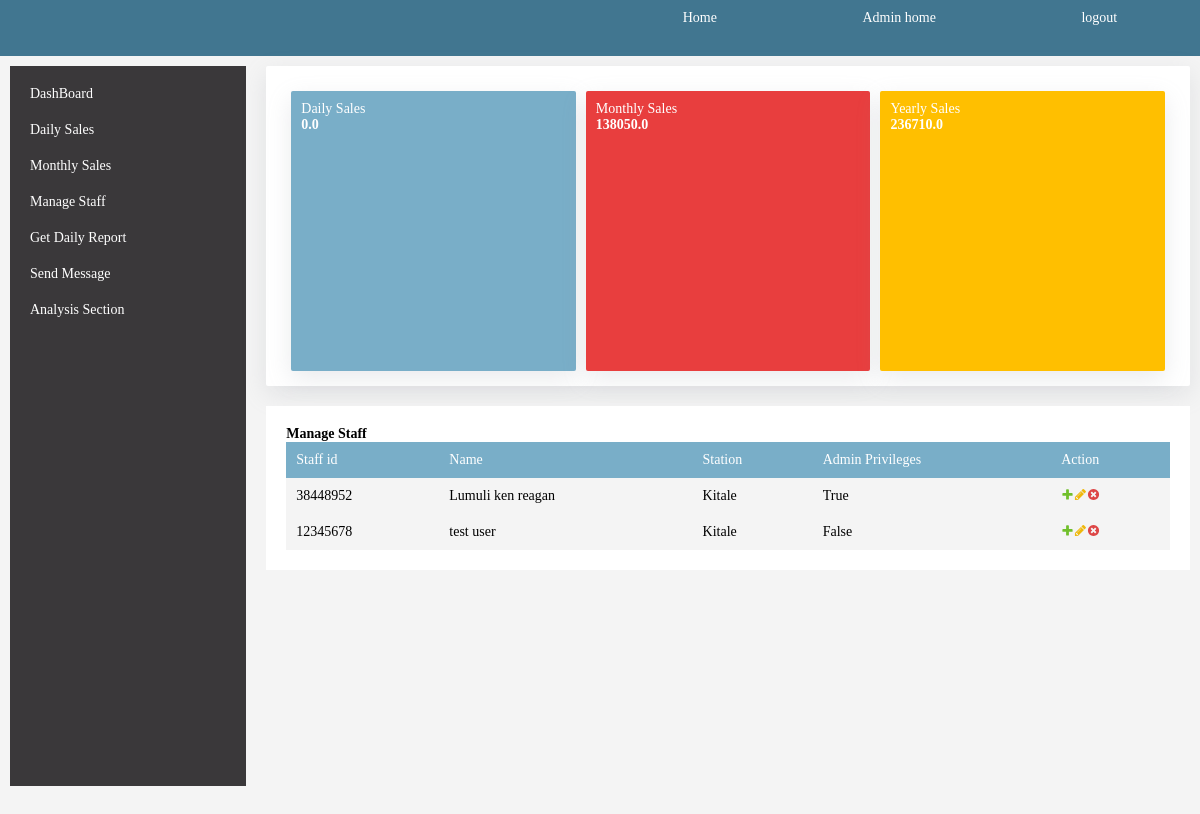
The app's page /manage/staff (signed in), older data.
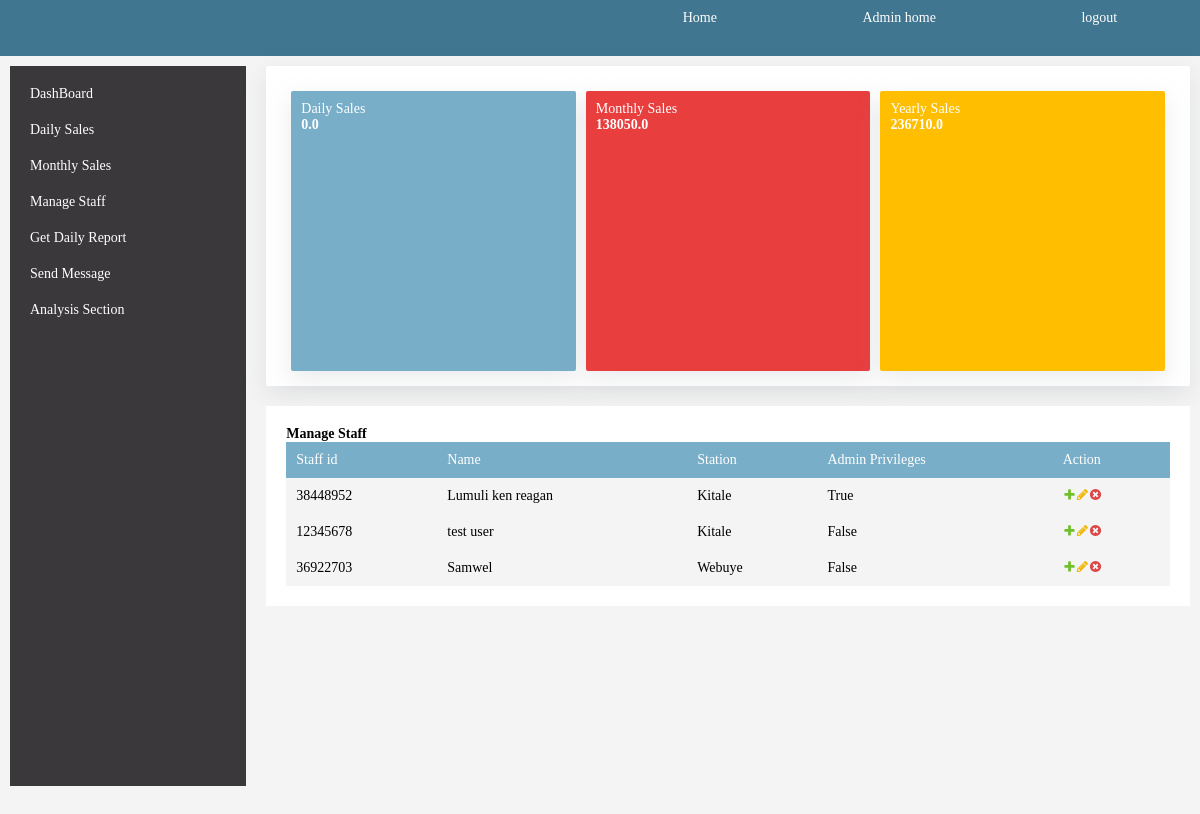
The same page, newer data.
### src/models/__init__.py (models this page shows, shortened)
class StaffMixin(object):
	__table_args__ = {'extend_existing': True}
	is_login = db.Column(db.Boolean, nullable=False, default=False)

class Staff(StaffMixin, UserMixin, db.Model):
    id = db.Column(db.Integer, primary_key=True)
    staff_name = db.Column(db.String(200), nullable=False)
    staff_id = db.Column(db.Integer, nullable=False)
    password=db.Column(db.String(200), nullable=False)
    is_admin = db.Column(db.Boolean, default=False)
    station_id = db.Column(db.Integer, db.ForeignKey('station.id'))
    return_filed = db.relationship('FuelBaseClass', lazy='dynamic', backref='records', overlaps="dips_refered,fuel")
    @login_manager.user_loader
    def load_user(id):
        return Staff.query.get(int(id))

class Station(db.Model):
    id = db.Column(db.Integer, primary_key=True)
    station_name = db.Column(db.String(250), nullable=False)
    dips_refered = db.relationship('Staff', lazy='dynamic', backref='station', cascade='all, delete')

### src/views/__init__.py (the view)
@user.route('manage/staff')
@admins_only
def manage_staff():
    staff = Staff.query.all()
    station = Station.query.all()
    flbase = FuelBaseClass.query.order_by(FuelBaseClass.date_recorded.desc()).all()
    return render_template('staff.html', staff=staff, yeartot=yearsum, yearsum=yearsum['sales'].sum(), monthly_sales=monthlysales['sales'].sum(), flbase=flbase, sales=tdy['sales'].sum(), tdy=tdy, station=station)

### src/views/__init__.py (called while the page is built)
def admins_only(func):
    @wraps(func)
    def is_admin(*args, **kwargs):
        if current_user.is_authenticated and current_user.is_admin:
            return func(*args, **kwargs)
        return redirect(url_for('application.home'))
    return is_admin

### src/templates/staff.html (shortened to what this page needs)
{% extends 'admin.html' %}
{% block content %}
<div class="table-section">
	<h4 class="display-4">Manage Staff</h4>
	<div class="table-1">
		<table>
		<thead>
			<tr>
				<td>Staff id</td>
				<td>Name</td>
				<td>Station</td>
				<td>Admin Privileges</td>
				<td>Action</td>
			</tr>
			</thead>
			<tbody>
				{% for i in staff %}
					<tr>
					<td>{{i.staff_id}}</td>
					<td>{{i.staff_name}}</td>
					<td>{{i.station.station_name}}</td>
					<td>{{i.is_admin}}</td>
					<td style="display:flex;">
						<a href="" id="addstaffbtn"><img src="{{url_for('static', filename='images/icons/add.svg')}}"></a>
						<a href=""><img src="{{url_for('static', filename='images/icons/change.svg')}}"></a>
						<form method="POST" action="{{url_for('application.delete_user', staffid=i.staff_id)}}">
							<a type="submit" href=""><img src="{{url_for('static', filename='images/icons/delete.svg')}}"></a>
						</form>
					</td>
				</tr>
			{% endfor %}
			</tbody>
		</table>
	</div>
</div>
{% endblock content %}

### src/templates/admin.html (shortened to what this page needs)
{% extends 'base.html' %}
{% block body %}
<section class="admin-home">
	<main>
		<ul>
			<li><a href="{{url_for('application.admin_home')}}">DashBoard</a></li>
			<li><a href="{{url_for('application.admin_home')}}">Daily Sales</a></li>
			<li><a href="{{url_for('application.monthly_sales')}}">Monthly Sales</a></li>
			<li><a href="{{url_for('application.manage_staff')}}">Manage Staff</a></li>
			<li><a href="{{url_for('application.get_report')}}">Get Daily Report</a></li>
			<li><a href="{{url_for('application.home')}}">Send Message</a></li>
			<li><a href="{{url_for('application.analysis')}}">Analysis Section</a></li>
		</ul>
	</main>
	<div class="mid-section">
		{% if current_user.is_authenticated and current_user.is_admin %}
		<div class="summary-info">
			<div class="card-item bg-blue">
				<small>Daily Sales</small> <br/>
				<h4 class="display-1"> {{sales}}</h4>
			</div>
			<div class="card-item bg-red">
				<small>Monthly Sales</small><br/>
				<h4 class="display-1">{{monthly_sales}}</h4>
			</div>
			<div class="card-item bg-orange">
				<small>Yearly Sales </small><br/>
				<h4 class="display-1">{{yearsum}}</h4>
			</div>
		</div>
		{% endif %}
		{%block content%}
		{% endblock content%}
		</div>
</section>
{% endblock body%}

### src/templates/base.html (shortened to what this page needs)
<html>
	<head>
		<link rel="stylesheet" href="{{url_for('static', filename='css/main.css')}}">
	</head>
	<body>
		<nav>
			<ul>
				<li>
					<a href="{{url_for('application.home')}}">Home</a>
				</li>
				{% if  current_user.is_authenticated and current_user.is_admin %}
				<li>
					<a href="{{url_for('application.admin_home')}}">Admin home</a>
				</li>
				{% endif %}
				{% if current_user.is_authenticated %}
				<li>
					<a href="{{url_for('application.logout')}}">logout</a>
				</li>
				{% endif %}
			</ul>
		</nav>
		{% block body %}
		{% endblock body%}
	</body>
</html>

### src/static/css/main.css (style rules this page uses)
* { font-size: 14px; box-sizing: border-box; margin: 0px; padding: 0px; font-family: times; }
body { height: 100vh; background-color: #f4f4f4; }
nav { min-height: 7vh; background-color: #417690; }
nav ul { margin-left: auto; display: flex; width: 50%; justify-content: space-around; align-items: center; list-style: none; padding: 10px; }
nav ul li a { text-decoration: none; color: white; }
.admin-home { width: 100%; display: flex; }
main { background-color: #3a383a; color: white; padding: 10px; width: 20%; margin: 10px; height: 90vh; }
main ul { display: flex; flex-direction: column; justify-content:space-around; height: auto; list-style: none; }
main ul li { width: 100%; padding: 10px; margin: 0.5px solid #f4f4f4; }
main ul a { text-decoration: none; color: white; }
.mid-section { display: flex; flex-direction: column; width: 80%; height: auto; }
.summary-info { background-color: white; width: auto; padding: 20px; height: 40vh; margin: 10px; border-radius: 2px; display: flex; box-shadow: rgba(149, 157, 165, 0.2) 0px 8px 24px; justify-content: space-around; }
.card-item { height: 100%; width: 33.3%; margin: 5px; padding: 10px; border-radius: 2px; box-shadow: rgba(149, 157, 165, 0.2) 0px 8px 24px; color: white; cursor: pointer; }
.table-section { background-color: white; padding: 20px; margin: 10px; height: auto; }
.bg-blue { background-color: #79aec8; }
.bg-red { background-color: #e83e3e; }
.bg-orange { background-color: #ffbf00; }
.mid-section table { height: auto; width: 100%; border-collapse: collapse; }
.mid-section table thead { font-weight: lighter; background-color: #79aec8; color: white; }
.mid-section table tr, td { padding: 10px; }
.mid-section table tbody tr { background-color: #f4f4f4; }

Row changes from the older to the newer data that the page shows:
added Staff: staff_id "36922703", staff_name "Samwel", station.station_name "Webuye", is_admin "False"
